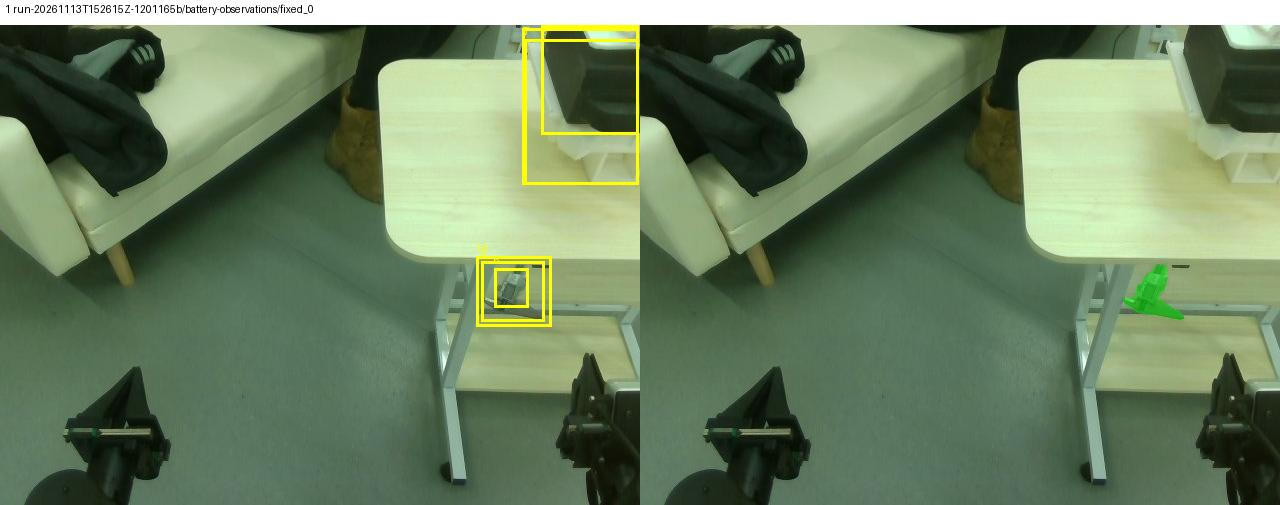
#> input picture offline_qwen/input-01.jpg, 1280 x 505 px
$ python -i d405_rgb_alignment.py   (imports and definitions only)   (older library calls are emulated)
#> lines starting #> are read from the running program, lines starting #| are printed output that depends on the picture; after the words box and inside, x2 and y2 are one past the last pixel; in counts of white or black regions, pixels touching at a corner belong together
### web/src/d405_battery_edges.py
"""Four-line perspective fit of the visible battery face; pixel evidence only.
No robot/control imports. Homography is not camera extrinsic or metric calibration.
"""
from collections import deque
import cv2,numpy as np

def fit_line(points):
 p=np.asarray(points,np.float32)
 if len(p)<12:raise ValueError('Insufficient line support')
 vx,vy,x,y=cv2.fitLine(p,cv2.DIST_HUBER,0,.01,.01).ravel();l=np.array([-vy,vx,vy*x-vx*y],float)
 errors=abs(np.c_[p,np.ones(len(p))]@l);keep=errors<3.
 if keep.mean()<.55 or keep.sum()<12:raise ValueError('Line support inconsistent')
 vx,vy,x,y=cv2.fitLine(p[keep],cv2.DIST_L2,0,.01,.01).ravel();l=np.array([-vy,vx,vy*x-vx*y],float)
 return l,float(np.sqrt(np.mean((np.c_[p[keep],np.ones(keep.sum())]@l)**2)))

def intersection(a,b):
 p=np.cross(a,b)
 if abs(p[2])<1e-8:raise ValueError('Adjacent edges parallel')
 return p[:2]/p[2]

def projective_geometry(quad):
 q=np.asarray(quad,np.float32)
 if q.shape!=(4,2) or not np.isfinite(q).all() or not cv2.isContourConvex(q) or cv2.contourArea(q)<100:raise ValueError('Invalid convex face')
 H=cv2.getPerspectiveTransform(np.array([[0,0],[1,0],[1,1],[0,1]],np.float32),q)
 axis=cv2.perspectiveTransform(np.array([[[.5,0],[.5,1],[.5,.5]]],np.float32),H)[0]
 edges=[np.cross(np.r_[q[i],1],np.r_[q[(i+1)%4],1]) for i in range(4)]
 vanishing=[]
 for i,j in ((0,2),(1,3)):
  v=np.cross(edges[i],edges[j]);v=v/np.linalg.norm(v)
  vanishing.append(v.tolist())
 return dict(H_unit_face_to_image=H.tolist(),front_px=axis[0].tolist(),rear_px=axis[1].tolist(),center_px=axis[2].tolist(),vanishing_points_h=vanishing,space='image_pixels',metric_calibration=False)

# [213 lines left out: functions _detect_color_face, detect_depth_face, detect_face, select_depth_consensus, select_depth_preview, not called in this run]

class PerspectiveTracker:
 def __init__(self):
  self.history=deque(maxlen=5);self.pending=deque(maxlen=3);self.q=None;self.last_good=None;self.last_stamp=None;self.last_seq=None;self.last_result=None
 # [24 lines left out: function update, not called in this run]

### web/src/d405_rgb_alignment.py
"""RGB-only lateral alignment. Metric values are image/CAD estimates, not depth."""
import cv2
from d405_horizontal_recovery import FeatureUnavailable
import numpy as np
from d405_battery_edges import fit_line,intersection,projective_geometry


def color_battery_face(rgb,region=None):
    """Refit all four current RGB edges near the attached-camera battery region.

    The old approved quadrilateral seeds the search only. No seed, old contour,
    depth mask, or inferred hidden line is returned as an observation.
    """
    h,w=rgb.shape[:2]
    proposal=np.array([[276.6454,80.0009],[402.8131,80.0932],
                       [485.8121,180.8551],[209.0050,182.6607]])*[w/640.,h/480.]
    if region is not None:
        x,y,u,roi_bottom=np.asarray(region,float)*np.array([w,h,w,h])/1000.
        old_min=proposal.min(axis=0);old_span=np.ptp(proposal,axis=0)
        proposal=(proposal-old_min)/old_span*np.array([u-x,roi_bottom-y])+[x,y]
    gray=cv2.cvtColor(rgb,cv2.COLOR_RGB2GRAY)
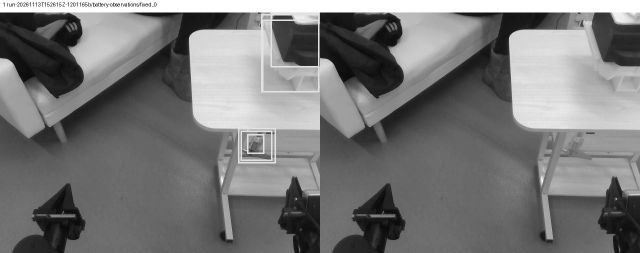
#> gray: shape (505, 1280) (shown at 1/2 size); min 0, max 255, mean 119.3
    enhanced=cv2.createCLAHE(clipLimit=2.,tileGridSize=(8,8)).apply(gray)
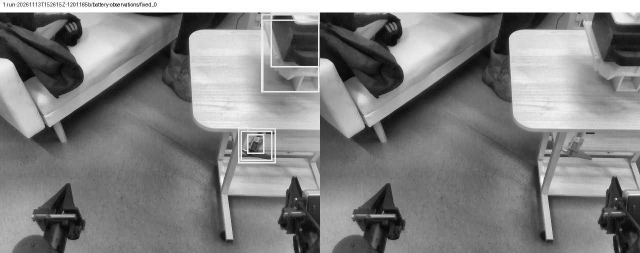
#> enhanced: shape (505, 1280) (shown at 1/2 size); min 1, max 255, mean 129.4
    hsv=cv2.cvtColor(rgb,cv2.COLOR_RGB2HSV)
#> hsv: shape (505, 1280, 3); mean H, S, V 52, 74.2, 129
    red=((hsv[:,:,0]<=12)|(hsv[:,:,0]>=168))&(hsv[:,:,1]>=90)&(hsv[:,:,2]>=60)
#> red: shape (505, 1280) bool; every value is 0
    edge=cv2.Canny(enhanced,20,55)>0
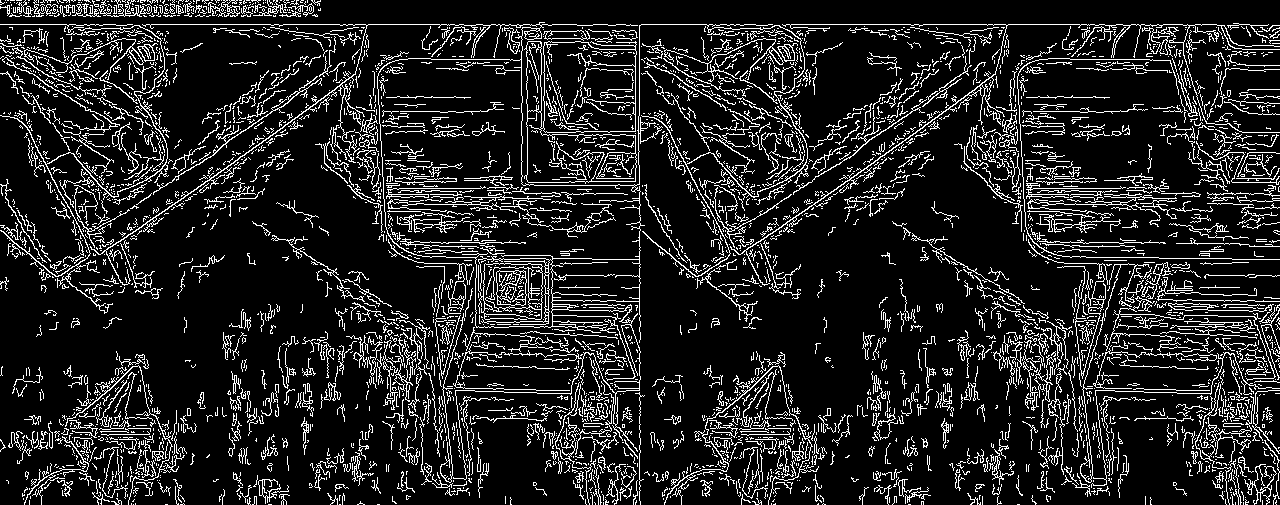
#> edge: shape (505, 1280) bool; 13.6% white in thin lines or dots
    yy,xx=np.indices(edge.shape)
    if region is None:edge&=(xx>w*.25)&(xx<w*.83)&(yy>h*.12)&(yy<h*.44)&~red
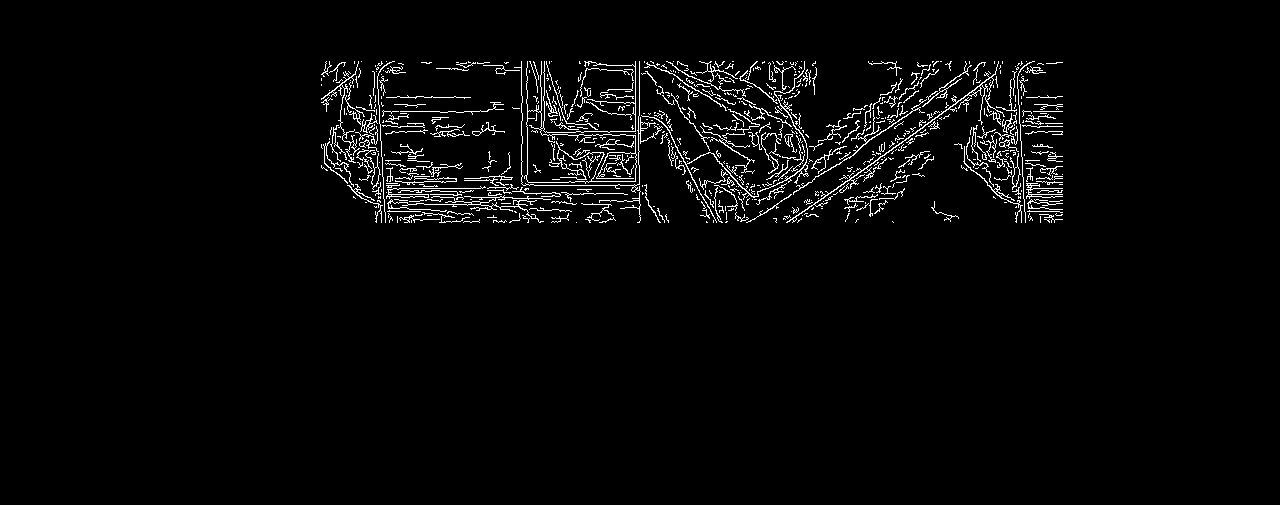
#> edge: shape (505, 1280) bool; 2.9% white in thin lines or dots, all inside (x1, y1, x2, y2) = (321, 61, 1063, 223)
    else:edge&=(xx>=x-15)&(xx<=u+15)&(yy>=y-15)&(yy<=roi_bottom+15)&~red
    ey,ex=np.nonzero(edge);pixels=np.column_stack((ex,ey)).astype(float)
#> after `ey, ex = np.nonzero(edge)`: ey = 18657 values from 61 to 222; ex = 18657 values, max 1062 at index 214, min 321 at index 1491, mean 687.9
#> after `pixels = np.column_stack((ex, ey)).astype(float)`: pixels = 18657 pairs, first value 321 to 1062, second value 61 to 222
    gx=cv2.Sobel(enhanced,cv2.CV_32F,1,0,ksize=3);gy=cv2.Sobel(enhanced,cv2.CV_32F,0,1,ksize=3)
#> after `gy = cv2.Sobel(enhanced, cv2.CV_32F, 0, 1, ksize=3)`:
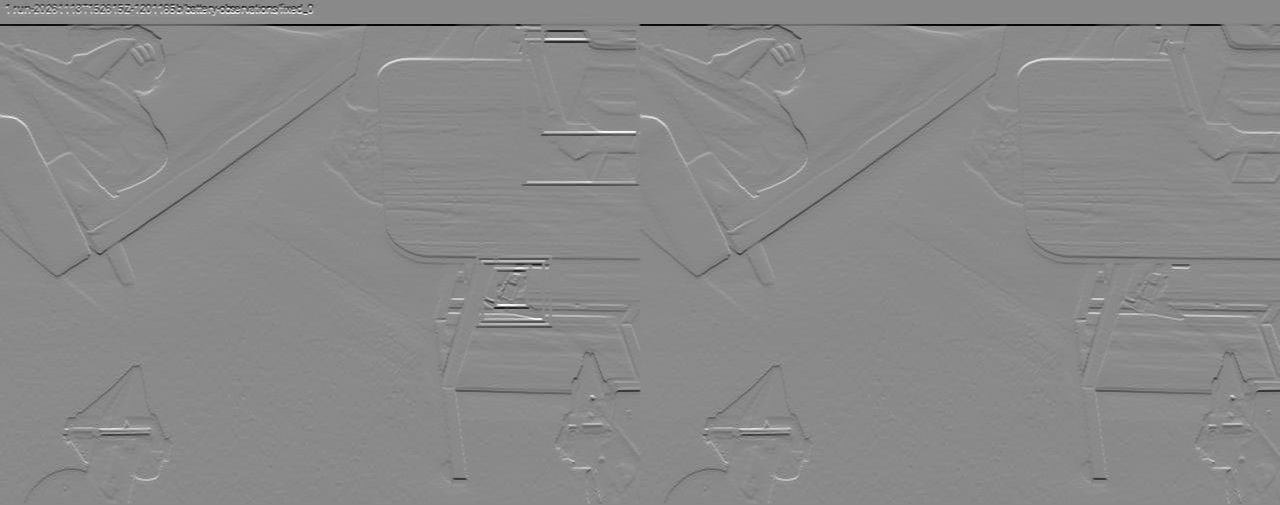
#> gy: shape (505, 1280) float32; min -977, max 830, mean -2.2; drawn with min black and max white
    gradient=np.column_stack((gx[ey,ex],gy[ey,ex]));gn=np.linalg.norm(gradient,axis=1)
#> after `gradient = np.column_stack((gx[ey, ex], gy[ey, ex]))`: gradient = 18657 pairs, first value -856 to 799, second value -509 to 817
#> after `gn = np.linalg.norm(gradient, axis=1)`: gn = 18657 values, max 856 at index 1675, min 15.56 at index 1517, mean 96.4
    rng=np.random.default_rng(24);lines=[];errors=[];supports=[]
    for index,(a,b) in enumerate(zip(proposal,np.roll(proposal,-1,axis=0))):
        direction=b-a;length=np.linalg.norm(direction);direction/=length
        normal=np.array([-direction[1],direction[0]])
        relative=pixels-a;along=relative@direction;distance=relative@normal
        keep=(along>-.08*length)&(along<1.08*length)&(abs(distance)<(24. if index in (0,2) else 14.)*w/640.)&(abs(gradient@normal)>.65*np.maximum(gn,1))
        if index==2:keep&=gy[ey,ex]<0
        selected=pixels[keep]
        if len(selected)<20:raise FeatureUnavailable('电池彩色棱线不可见，等待下一帧')
        best=None
        for _ in range(180):
            pair=selected[rng.choice(len(selected),2,replace=False)];v=pair[1]-pair[0];norm=np.linalg.norm(v)
            if norm<15:continue
            v/=norm
            if abs(v@direction)<np.cos(np.radians(16)):continue
            if index in (0,2) and abs(v[1])>np.sin(np.radians(6)):continue
            line=np.array([-v[1],v[0],v[1]*pair[0,0]-v[0]*pair[0,1]])
            good=abs(np.c_[selected,np.ones(len(selected))]@line)<1.6
            if good.sum()<18 or np.ptp(selected[good]@direction)<length*.55:continue
            score=float(good.sum())-.3*float(np.median(abs((selected[good]-a)@normal)))
            if best is None or score>best[0]:best=(score,good)
        if best is None:raise FeatureUnavailable('电池彩色棱线支持不足，等待下一帧')
        line,error=fit_line(selected[best[1]])
        if error>1.8:raise FeatureUnavailable('电池彩色棱线拟合不稳定')
        lines.append(line);errors.append(error);supports.append(int(best[1].sum()))
#> this loop made 4 passes
#> (line, error) on passes 1 to 4: ([0.0238, 1, -145.4], 0.761), ([-0.55, 0.835, 392.8], 0.704), ([0.0171, 1, -195.3], 0.667), ([0.63, 0.777, -438], 0.917)
#> after the loop, errors = [0.761, 0.704, 0.667, 0.917]; lines = [[0.0238, 1, -145.4], [-0.55, 0.835, 392.8], [0.0171, 1, -195.3], [0.63, 0.777, -438]]; supports = [174, 57, 287, 85]
    q=np.array([intersection(lines[3],lines[0]),intersection(lines[0],lines[1]),
                intersection(lines[1],lines[2]),intersection(lines[2],lines[3])])
#> in intersection, `p=np.cross(a,b)`: p = [324.9, 81.1, 0.611]
#> q = [[531.8, 132.7], [902.1, 123.9], [985, 178.5], [464.3, 187.4]]
    geometry=projective_geometry(q)
#> in projective_geometry, `H=cv2.getPerspectiveTransform(np.array([[0,0],[1,0],[1,1],[0,1]],np.fl..`: H = [[329.9, -198.2, 531.8], [-14.37, 1.89, 132.7], [-0.0448, -0.282, 1]]
#> in projective_geometry, `axis=cv2.perspectiveTransform(np.array([[[.5,0],[.5,1],[.5,.5]]],np.fl..`: axis = [[712.7, 128.4], [716.3, 183.1], [714.2, 151.2]]
#> in projective_geometry, `edges=[np.cross(np.r_[q[i],1],np.r_[q[(i+1)%4],1]) for i in range(4)]`: edges = [[8.82, 370.3, -53839.1], [-54.62, 82.9, 38994.5], [-8.88, -520.6, 101686.5], [54.67, 67.44, -38024.3]]
#> the loop in projective_geometry, `for i,j in ((0,2),(1,3)):` made 2 passes
#> v on passes 1 to 2: [0.999, -0.0435, -0.000136], [-1, 0.00954, -0.00142]
#> after the loop in projective_geometry, `for i,j in ((0,2),(1,3)):`: vanishing = [[0.999, -0.0435, -0.000136], [-1, 0.00954, -0.00142]]
#> geometry = 7 items
    ratio=np.linalg.norm(q[1]-q[0])/np.linalg.norm(q[2]-q[3])
#> ratio = 0.711
    if (np.max(np.linalg.norm(q-proposal,axis=1))>45.*w/640. or not .25<ratio<.9
#> (the run stopped early here; a loop or call above may not have finished)

$ run again, on offline_qwen/input-02.jpg
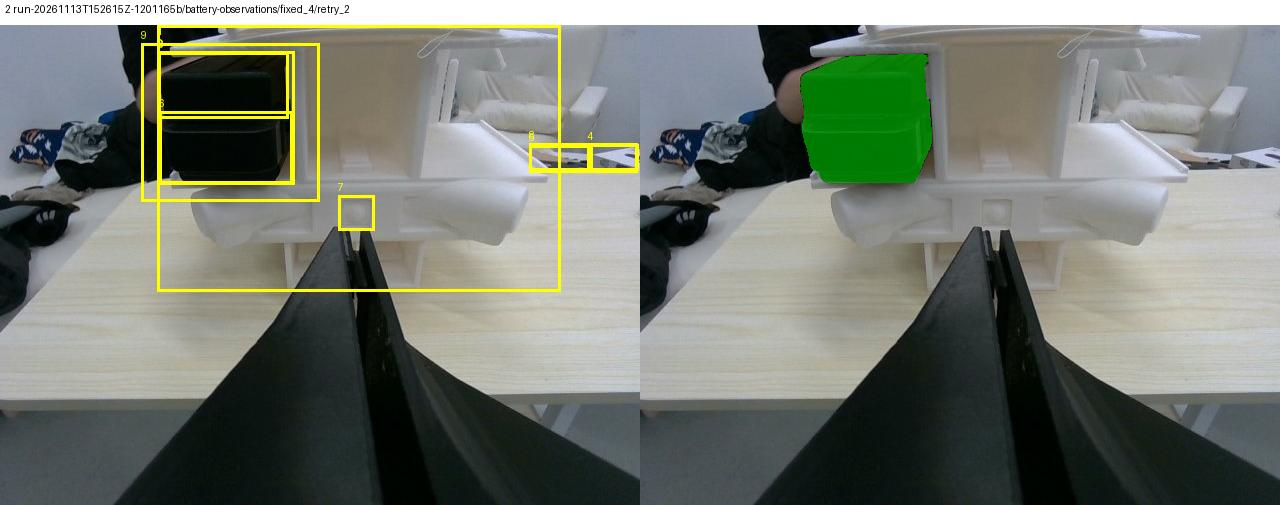
#> input picture offline_qwen/input-02.jpg, 1280 x 505 px
#> hsv: shape (505, 1280, 3); mean H, S, V 63.1, 54, 124.5
#> red: shape (505, 1280) bool; 0% white in thin lines or dots, all inside (x1, y1, x2, y2) = (149, 111, 930, 166)
#> in color_battery_face, `if region is None:edge&=(xx>w*.25)&(xx<w*.83)&(yy>h*.12)&(yy<h*.44)&~red`:
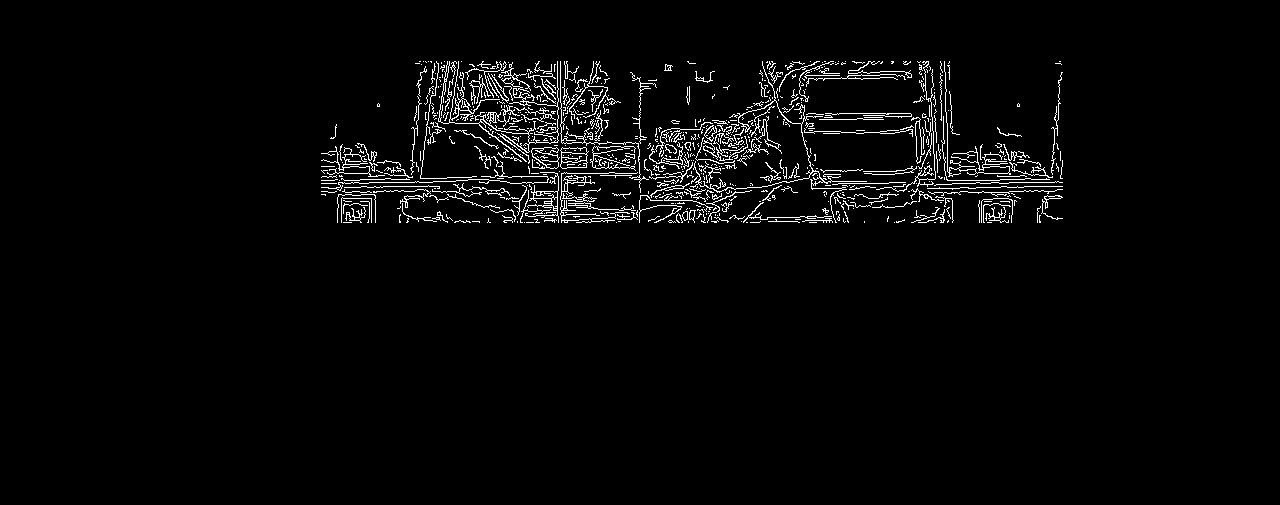
#> edge: shape (505, 1280) bool; 2.9% white in thin lines or dots, all inside (x1, y1, x2, y2) = (321, 61, 1063, 223)
#> ey = 18494 values from 61 to 222; ex = 18494 values, max 1062 at index 987, min 321 at index 8669, mean 674.1
#> pixels = 18494 pairs, first value 321 to 1062, second value 61 to 222
#> in color_battery_face, `gy = cv2.Sobel(enhanced, cv2.CV_32F, 0, 1, ksize=3)`:
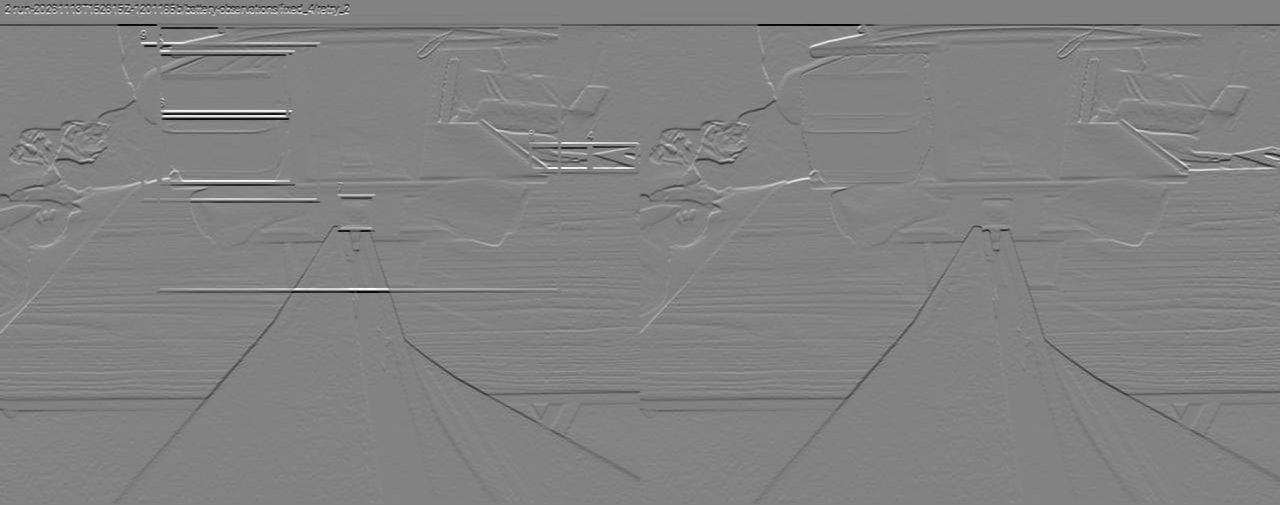
#> gy: shape (505, 1280) float32; min -994, max 952, mean -3.2; drawn with min black and max white
#> gradient = 18494 pairs, first value -819 to 850, second value -747 to 855
#> gn = 18494 values, max 881.1 at index 10549, min 15.56 at index 234, mean 123.4
#> the loop in color_battery_face, `for index,(a,b) in enumerate(zip(proposal,np.roll(proposal,-1,axis=0))):` made 4 passes
#> (line, error) on passes 1 to 4: ([-0.0749, 0.997, -69.32], 0.9), ([-0.304, 0.953, 141], 0.913), ([-0.00201, 1, -190], 0.772), ([0.499, 0.867, -372.5], 0.92)
#> after the loop in color_battery_face, `for index,(a,b) in enumerate(zip(proposal,np.roll(proposal,-1,axis=0))):`: errors = [0.9, 0.913, 0.772, 0.92]; lines = [[-0.0749, 0.997, -69.32], [-0.304, 0.953, 141], [-0.00201, 1, -190], [0.499, 0.867, -372.5]]; supports = [143, 93, 269, 100]
#> p = [311.4, 62.44, 0.562]
#> in color_battery_face, `q=np.array([intersection(lines[3],lines[0]),intersection(lines[0],line..`: q = [[554.1, 111.1], [893, 136.6], [1067.6, 192.2], [415.4, 190.9]]
#> H = [[739, -388, 554.1], [86.62, -34.8, 111.1], [0.448, -0.6, 1]]
#> axis = [[754.6, 126.2], [858.6, 191.8], [789.7, 148.3]]
#> edges = [[-25.44, 338.9, -23560.6], [-55.62, 174.5, 25837.5], [1.31, -652.2, 123932.1], [79.76, 138.7, -59602.1]]
#> the loop in projective_geometry, `for i,j in ((0,2),(1,3)):` made 2 passes
#> v on passes 1 to 2: [0.993, 0.116, 0.000602], [-0.996, -0.0893, -0.00154]
#> after the loop in projective_geometry, `for i,j in ((0,2),(1,3)):`: vanishing = [[0.993, 0.116, 0.000602], [-0.996, -0.0893, -0.00154]]
#> geometry = 7 items
#> ratio = 0.521
